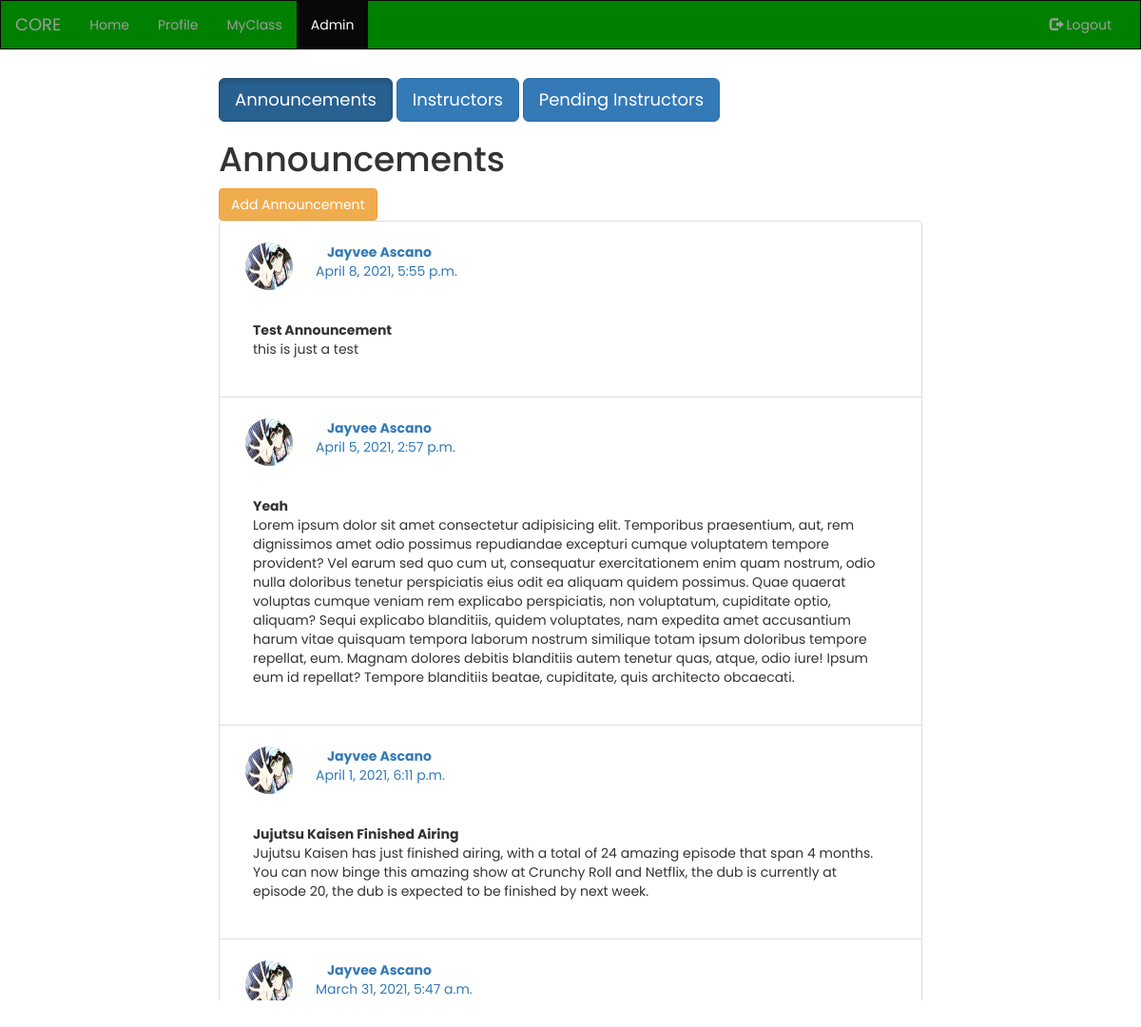
/lmsadmin/my-announcements/ (signed in), run on the app's committed database.
### lms_admin/models.py (models this page shows, shortened)
class Announcement(models.Model):
	title 			= models.CharField(max_length=255)
	description 	= models.TextField()
	timestamp 		= models.DateTimeField(auto_now_add=True)
	author			= models.ForeignKey(User, on_delete=models.CASCADE, related_name='my_announcements')

### lms_admin/views.py (the view)
# urls.py: path('my-announcements/', views.my_announcements_view, name='my-announcements'),
@login_required
def my_announcements_view(request):
	announcements_info = []
	if Admin.objects.get(model_name='announcement').admins.all().filter(pk=request.user.id).exists():
		domain = 'http://'+get_current_site(request).domain
		announcements_link = domain+reverse('my-announcements')
		instructors_link = domain+reverse('instructors')
		pending_instructors_link = domain+reverse('pending-instructors')
		all_announcement = Announcement.objects.all()
		for announcement in all_announcement:
			announcement_link = reverse('specific-announcement', kwargs={'announcement_id':urlsafe_base64_encode(force_bytes(announcement.pk))})
			li = (announcement.title, domain+announcement_link, announcement.timestamp, announcement.author.profile.get_fullname(), announcement.author.profile.profile_pic.url, announcement.description)
			announcements_info.append(li)
		announcements_info.sort(key=lambda a:a[2], reverse=True)
	context = {
		'announcements_link':announcements_link,
		'instructors_link':instructors_link,
		'pending_instructors_link':pending_instructors_link,
		'announcements_info':announcements_info,
		'add_announcement_link':domain+reverse('add-new-announcement'),
	}
	return render(request, 'lms_admin/my_announcements.html', context)

### accounts/models.py (called while the page is built)
	def get_fullname(self):
		return self.first_name + ' ' + self.last_name

### lms_class/templatetags/tags.py (called while the page is built)
@register.simple_tag
def domain(request):
    return 'http://'+get_current_site(request).domain

### templates/lms_admin/my_announcements.html
{% extends 'admin_base.html' %}
{% block content %}
	<div class='container'>
		<div class="button-group button-group-lg" role='group' aria-label='Basic Outlined Example'>
			<a href="{{announcements_link}}" class="btn btn-primary btn-lg active">Announcements</a>
			<a href="{{instructors_link}}" class="btn btn-primary btn-lg">Instructors</a>
			<a href="{{pending_instructors_link}}" class="btn btn-primary btn-lg">Pending Instructors</a>
		</div>
		<h1>Announcements</h1>
		<div class="button-group">
			<a href="{{add_announcement_link}}" role='button' class="btn btn-warning">Add Announcement</a>
		</div>
		<div>
			<ul class="list-group">
				{% for li in announcements_info %}
					<li class="list-group-item">
						<a href="{{li.1}}">
							<div class='profile-box'>
								<div class="img">
									<img src="{{li.4}}" class="avatar">
								</div>
								<div class="name">
									<b class='name'>{{li.3}}</b>
									<p>{{li.2}}</p>
								</div>
							</div>
						</a>
						<div class="content-box">
							<b>{{li.0}}</b>
							<br>
							<p>{{li.5}}</p>
						</div>
					</li>
				{% endfor %}
			</ul>
		</div>
	</div>
{% endblock %}

### static/css/custom.css (style rules this page uses)
* { box-sizing: border-box; margin: 0; padding: 0; }
body { font-family: 'Poppins', sans-serif; }
.container { max-width: 800px; margin: 0px auto; overflow: auto; height: 1000px; padding: 30px; }
.avatar { vertical-align: middle; width: 50px; height: 50px; border-radius: 50%; }
.profile-box { display: flex; flex-wrap: wrap; }
.img { flex-basis: 1 1 10%; padding: 2px; margin: 10px; }
.name { flex-basis: 1 1 30%; padding: 2px; margin: 10px; }
.content-box { border-radius: 10px; padding: 10px; margin: 10px; }
ul { list-style-type: none; }

### data on the page
Announcement: timestamp "April 8, 2021, 5:55 p.m.", title "Test Announcement", description "this is just a test"
Announcement: timestamp "April 5, 2021, 2:57 p.m.", title "Yeah", description "Lorem ipsum dolor sit amet consectetur adipisicing elit. Temporibus praesentium, aut, rem dignissimos amet odio possimus repudiandae excepturi cumque voluptatem tempore provident? Vel earum sed quo cum ut, consequatur exercitationem enim quam nostrum, odio nulla doloribus tenetur perspiciatis eius odit ea aliquam quidem possimus. Quae quaerat voluptas cumque veniam rem explicabo perspiciatis, non voluptatum, cupiditate optio, aliquam? Sequi explicabo blanditiis, quidem voluptates, nam expedita amet accusantium harum vitae quisquam tempora laborum nostrum similique totam ipsum doloribus tempore repellat, eum. Magnam dolores debitis blanditiis autem tenetur quas, atque, odio iure! Ipsum eum…"
Announcement: timestamp "April 1, 2021, 6:11 p.m.", title "Jujutsu Kaisen Finished Airing", description "Jujutsu Kaisen has just finished airing, with a total of 24 amazing episode that span 4 months. You can now binge this amazing show at Crunchy Roll and Netflix, the dub is currently at episode 20, the dub is expected to be finished by next week."
Announcement: timestamp "March 31, 2021, 5:47 a.m."

### other printed values
{{ li.3 }} "Jayvee Ascano" "Jayvee Ascano" "Jayvee Ascano" "Jayvee Ascano"
